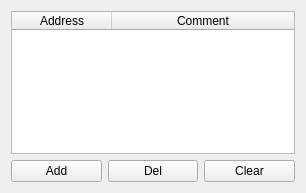
<?xml version="1.0" encoding="UTF-8"?>
<ui version="4.0">
 <class>Bookmarks::Bookmarks</class>
 <widget class="QWidget" name="Bookmarks">
  <property name="geometry">
   <rect>
    <x>0</x>
    <y>0</y>
    <width>306</width>
    <height>193</height>
   </rect>
  </property>
  <property name="windowTitle">
   <string>Form</string>
  </property>
  <layout class="QGridLayout" name="gridLayout">
   <item row="0" column="0" colspan="3">
    <widget class="QTableWidget" name="tableWidget">
     <property name="contextMenuPolicy">
      <enum>Qt::CustomContextMenu</enum>
     </property>
     <property name="editTriggers">
      <set>QAbstractItemView::NoEditTriggers</set>
     </property>
     <property name="selectionMode">
      <enum>QAbstractItemView::SingleSelection</enum>
     </property>
     <property name="selectionBehavior">
      <enum>QAbstractItemView::SelectRows</enum>
     </property>
     <property name="wordWrap">
      <bool>false</bool>
     </property>
     <property name="cornerButtonEnabled">
      <bool>false</bool>
     </property>
     <attribute name="horizontalHeaderStretchLastSection">
      <bool>true</bool>
     </attribute>
     <attribute name="verticalHeaderVisible">
      <bool>false</bool>
     </attribute>
     <column>
      <property name="text">
       <string>Address</string>
      </property>
     </column>
     <column>
      <property name="text">
       <string>Comment</string>
      </property>
     </column>
    </widget>
   </item>
   <item row="1" column="0">
    <widget class="QPushButton" name="btnAdd">
     <property name="text">
      <string>Add</string>
     </property>
    </widget>
   </item>
   <item row="1" column="1">
    <widget class="QPushButton" name="btnDel">
     <property name="text">
      <string>Del</string>
     </property>
    </widget>
   </item>
   <item row="1" column="2">
    <widget class="QPushButton" name="btnClear">
     <property name="text">
      <string>Clear</string>
     </property>
    </widget>
   </item>
  </layout>
 </widget>
 <resources/>
 <connections/>
</ui>
